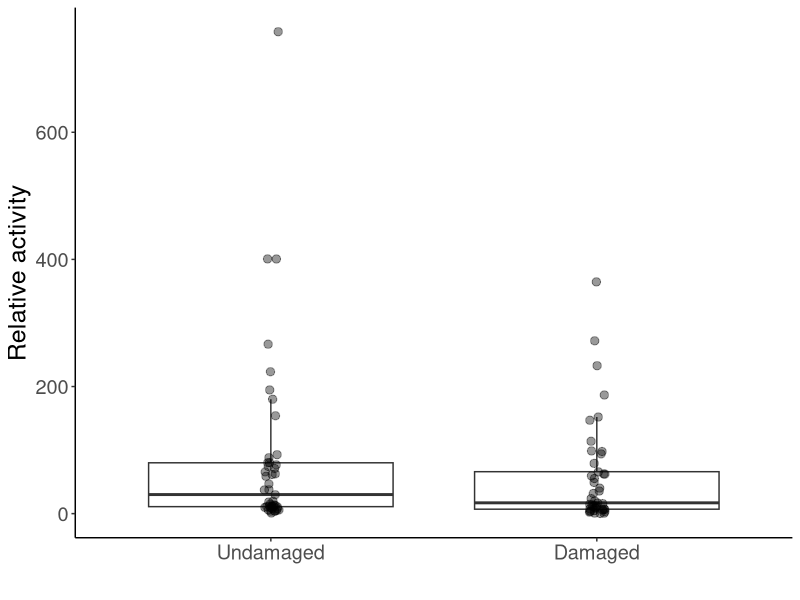
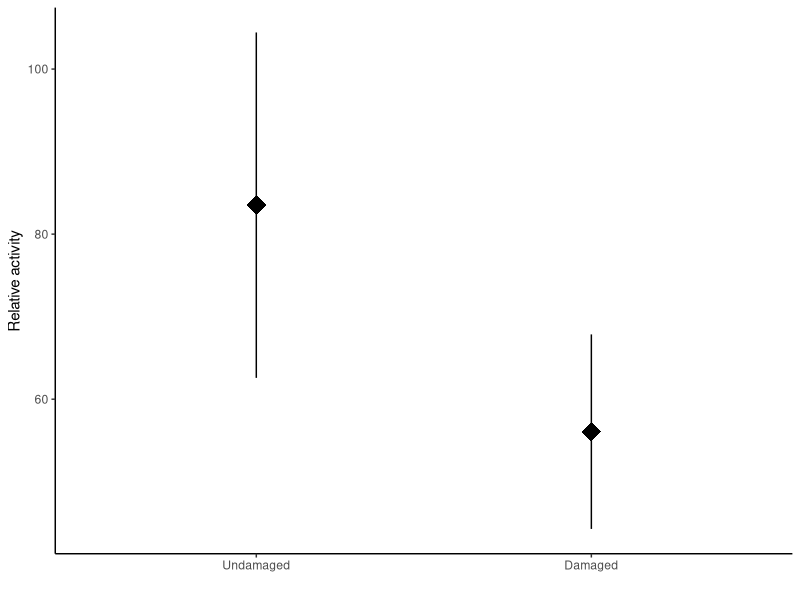

Here is the R script that generated these plots, in order: (Note: this script raises an error after producing the figures.)
#Load libraries
library(ggplot2)
library(lme4)
library(viridis)
library(car)
library(emmeans)
library(multcomp)
library(dplyr)
library(plyr)
library(tidyr)

# Data import and cleaning ------------------------------------------------

#SUMMARY DATA----
plant <- read.csv(file="plant_sum_noTABR.csv",head=TRUE)

##Gathering data — compounds from col to rows
plant1<-plant %>% gather(sp, activity, EPTFUS:NOID)
plant1$sp<-as.factor(plant1$sp)
levels(plant1$sp)
plant1<-aggregate(activity ~ treatment + sp + trial, dat=plant1, FUN=sum)

##GROUPING SPP WITH SIMILAR CALLS----
{plant2<-plant1
plant2$sp=as.character(plant2$sp)
plant2$sp[plant2$sp=="EPTFUS"]="EPFU/LANO"
plant2$sp[plant2$sp=="LASNOC"]="EPFU/LANO"
plant2$sp[plant2$sp=="LASBOR"]="LABO/LASE"
plant2$sp[plant2$sp=="LASSEM"]="LABO/LASE"
plant2$sp[plant2$sp=="LASCIN"]="Other bat spp."
plant2$sp[plant2$sp=="MYOLUC"]="Other bat spp."
plant2$sp[plant2$sp=="PERSUB"]="Other bat spp."
plant2$sp[plant2$sp=="NOID"]="Other bat spp."
plant2$sp[plant2$sp=="NYCHUM"]="Other bat spp."
}

plant3<-aggregate(activity ~ treatment + sp + trial, dat=plant2, FUN=sum)

test1<-glmer(activity~treatment*sp+(1|trial), dat = plant3,family=poisson)
summary(test1)
shapiro.test(resid(test1))#non-normal, overdispersed

mod.p<-glmer.nb(activity~treatment*sp+(1|trial), dat = plant3)
Anova(mod.p)
#treatment p=0.22, sp p=0.01, interaxn p=0.76

#contrasts
p1<-emmeans(mod.p,pairwise~sp, type="response")
cld(p1$emmeans,  Letters ='abcde')
#LABO/LASE & Other a, EPFU/LANO b

plant2.tab <- ddply(plant2, c("sp"), summarise,
					   N    = length(activity),
					   mean = mean(activity),
					   sd   = sd(activity),
					   se   = sd / sqrt(N))
plant2.tab
#(EPFU/LANO-Other)/other
(131.25-56.72)/56.72
#1.31, EPFU/LANO were 131% more active than Other spp.

#(EPFU/LANO-LABO)/LABO
(131.25-41)/41
#2.2, EPFU/LANO were 220% more active than LABO/LASE


##REMOVING NO IDS----
plant3<-plant1[plant1$sp != "NOID", ]  

{plant4<-plant3
	plant4$sp=as.character(plant4$sp)
	plant4$sp[plant4$sp=="EPTFUS"]="EPFU/LANO"
	plant4$sp[plant4$sp=="LASNOC"]="EPFU/LANO"
	plant4$sp[plant4$sp=="LASBOR"]="LABO/LASE"
	plant4$sp[plant4$sp=="LASSEM"]="LABO/LASE"
	plant4$sp[plant4$sp=="LASCIN"]="Other bat spp."
	plant4$sp[plant4$sp=="MYOLUC"]="Other bat spp."
	plant4$sp[plant4$sp=="PERSUB"]="Other bat spp."
	plant4$sp[plant4$sp=="NYCHUM"]="Other bat spp."
}


test2<-glmer(activity~treatment*sp+(1|trial), dat = plant4,family=poisson)
summary(test2)
shapiro.test(resid(test2))#non-normal, overdispersed

mod.p2<-glmer.nb(activity~treatment*sp+(1|trial), dat = plant4)
Anova(mod.p2)
#treatment p=0.22, sp p<0.001, interaxn p=0.67

#contrasts
p2<-emmeans(mod.p2,pairwise~sp, type="response")
cld(p2$emmeans,  Letters ='abcde')
#Other spp. a, LABO/LASE b, EPFU/LANO c

plant4.tab <- ddply(plant4, c("sp"), summarise,
					N    = length(activity),
					mean = mean(activity),
					sd   = sd(activity),
					se   = sd / sqrt(N))
plant4.tab
#(EPFU/LANO-Other)/other
(131.25-18.15)/18.15
#6.23, EPFU/LANO were 623% more active than Other spp.

#(EPFU/LANO-LABO)/LABO
(131.25-41)/41
#2.2, EPFU/LANO were 220% more active than LABO/LASE


##ONLY EPFU/LABO----
brown <- plant2[which(plant2$sp== 'EPFU/LANO'),]

test3<-glmer(activity~treatment+(1|trial), dat = brown,family=poisson)
shapiro.test(resid(test3))#normal
summary(test3)

mod.brown<-glmer.nb(activity~treatment+(1|trial), dat = brown)
Anova(mod.brown)
#treatment p=0.20

#NOID GRAPH----
plant.plot1<-ggplot(data=plant2, aes(x=treatment, y=activity))+ 
	geom_boxplot(outlier.shape = NA)+
	geom_point(position=position_jitter(width = 0.025), alpha=0.4, size=2.5)+
	theme_classic()+
	labs(x=" ", y="Relative activity")+
	theme(text = element_text(size=18))+
	scale_x_discrete(limits=c("U", "D"),
					 labels=c("Undamaged", "Damaged"))
plant.plot1

plant.small<-ggplot(data=plant2, aes(x=treatment, y=activity))+ 
	theme_classic()+
	labs(x=" ", y="Relative activity")+
	stat_summary(fun.data = "mean_se", size=1.5, shape="diamond")+
	scale_x_discrete(limits=c("U", "D"),
					 labels=c("Undamaged", "Damaged"))
plant.small

plant.with.inset <-
	ggdraw() +
	draw_plot(plant.plot1) +
	draw_plot(plant.small, x = 0.45, y = .6, width = .5, height = .4)
plant.with.inset

ggsave(filename = "plant.png", 
	   plot = plant.with.inset,
	   width = 17, 
	   height = 12,
	   units = "cm",
	   dpi = 300)

ggplot(data=plant2, aes(x=sp, y=activity))+ 
	geom_boxplot(outlier.shape = NA)+
	geom_point(position=position_jitter(width = 0.025), alpha=0.4, size=2.5, aes(color=sp))+
	theme_classic()+
	labs(x=" ", y="Relative activity", title="Plant trials")+
	theme(text = element_text(size=20), legend.position = "none")+
	stat_summary(geom = 'text', label = c("b","a","a"),
				 fun = max, vjust = -0.8, size=5.5)+
	scale_y_continuous(limits = c(0,900))

#NO NOID GRAPH----
ggplot(data=plant4, aes(x=treatment, y=activity))+ 
	geom_boxplot(outlier.shape = NA)+
	geom_point(position=position_jitter(width = 0.025), alpha=0.4, size=2.5, aes(color=sp))+
	theme_classic()+
	labs(x=" ", y="Relative activity",
		 title = "Plant trials, excluding NoIDs")+
	theme(text = element_text(size=15), legend.title = )+
	scale_x_discrete(labels=c("Damaged", "Undamaged"))

ggplot(data=plant4, aes(x=sp, y=activity))+ 
	geom_boxplot(outlier.shape = NA)+
	geom_point(position=position_jitter(width = 0.025), alpha=0.4, size=2.5, aes(color=sp))+
	theme_classic()+
	labs(x=" ", y="Relative activity", title="Plant trials, excluding NoIDs")+
	theme(text = element_text(size=16), legend.position = "none")+
	stat_summary(geom = 'text', label = c("c","b","a"),
				 fun = max, vjust = -0.8, size=5.5)+
	scale_y_continuous(limits = c(0,900))

#BIG BROWN GRAPH----
ggplot(data=brown, aes(x=treatment, y=activity))+ 
	geom_boxplot(outlier.shape = NA)+
	geom_point(position=position_jitter(width = 0.025), alpha=0.4, size=2.5)+
	stat_summary(fun.data = "mean_se", colour="red", size=1.5, shape="diamond")+
	theme_classic()+
	labs(x=" ", y="Relative activity",
		 title = "EPFU/LANO only, plant trials")+
	theme(text = element_text(size=15), legend.title = )+
	scale_color_viridis(discrete = T, option = "D")+
	scale_x_discrete(labels=c("Damaged", "Undamaged"))
